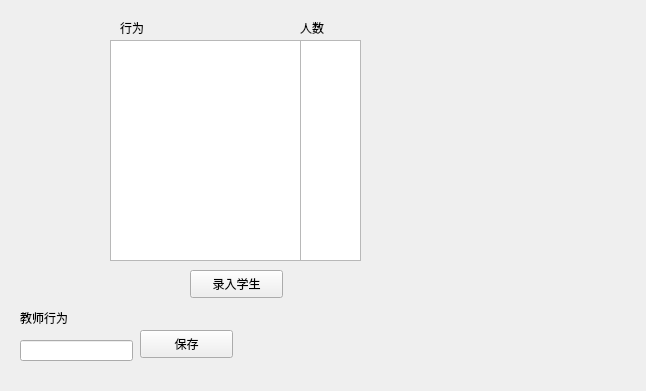
<?xml version="1.0" encoding="UTF-8"?>
<ui version="4.0">
 <class>Form</class>
 <widget class="QWidget" name="Form">
  <property name="geometry">
   <rect>
    <x>0</x>
    <y>0</y>
    <width>646</width>
    <height>391</height>
   </rect>
  </property>
  <property name="windowTitle">
   <string>Form</string>
  </property>
  <widget class="QPushButton" name="tea_act">
   <property name="geometry">
    <rect>
     <x>140</x>
     <y>330</y>
     <width>93</width>
     <height>28</height>
    </rect>
   </property>
   <property name="text">
    <string>保存</string>
   </property>
  </widget>
  <widget class="QLineEdit" name="lineEdit">
   <property name="geometry">
    <rect>
     <x>20</x>
     <y>340</y>
     <width>113</width>
     <height>21</height>
    </rect>
   </property>
  </widget>
  <widget class="QLabel" name="label">
   <property name="geometry">
    <rect>
     <x>20</x>
     <y>310</y>
     <width>72</width>
     <height>15</height>
    </rect>
   </property>
   <property name="text">
    <string>教师行为</string>
   </property>
  </widget>
  <widget class="QListWidget" name="listWidget">
   <property name="geometry">
    <rect>
     <x>110</x>
     <y>40</y>
     <width>191</width>
     <height>221</height>
    </rect>
   </property>
  </widget>
  <widget class="QListWidget" name="listWidget_2">
   <property name="geometry">
    <rect>
     <x>300</x>
     <y>40</y>
     <width>61</width>
     <height>221</height>
    </rect>
   </property>
  </widget>
  <widget class="QPushButton" name="pushButton">
   <property name="geometry">
    <rect>
     <x>190</x>
     <y>270</y>
     <width>93</width>
     <height>28</height>
    </rect>
   </property>
   <property name="text">
    <string>录入学生</string>
   </property>
  </widget>
  <widget class="QLabel" name="label_2">
   <property name="geometry">
    <rect>
     <x>120</x>
     <y>20</y>
     <width>72</width>
     <height>15</height>
    </rect>
   </property>
   <property name="text">
    <string>行为</string>
   </property>
  </widget>
  <widget class="QLabel" name="label_3">
   <property name="geometry">
    <rect>
     <x>300</x>
     <y>20</y>
     <width>72</width>
     <height>15</height>
    </rect>
   </property>
   <property name="text">
    <string>人数</string>
   </property>
  </widget>
 </widget>
 <resources/>
 <connections/>
</ui>
